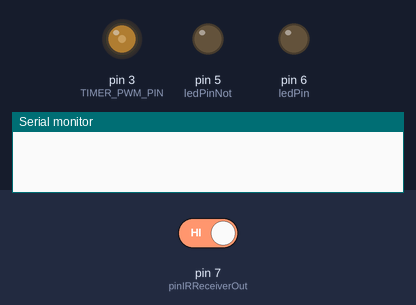
The sketch below on a simulated Arduino Uno, built with avr-gcc and run on an emulated ATmega328P. On the bench: output pins drawn as LEDs (lit = HIGH), the last lines printed to the serial monitor. The inputs (shaded band) are chosen by the test bench; at power-on: pin 7 (pinIRReceiverOut) HIGH.

Above: at 0.1 s.
At 6.2 s:
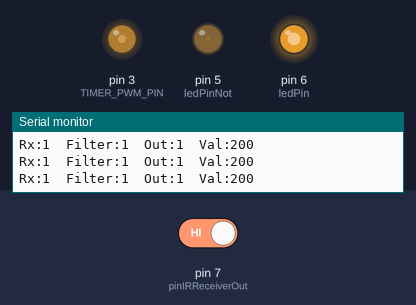
6.3 s: pin 7 (pinIRReceiverOut) driven LOW
At 7.5 s:
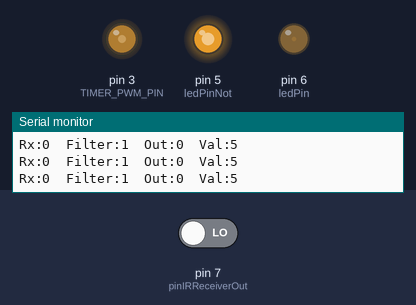
Timing chart, 0 to 9.3 s (numbered marks = the images above; inputs shaded):
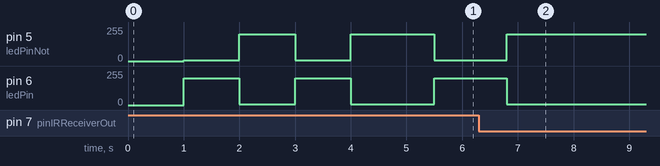

Measured:
- after the input at 6.3 s, pin 5 (ledPinNot): 5/255 → 200/255 after 0.50 s; pin 6 (ledPin): 200/255 → 5/255 after 0.50 s

The sketch:

juegosLuces.ino
```cpp
/*
bla.
 */

#define DEBUG            1

#define LOOP_MS          5 // ms
#define LOOP_PRINT       50 // print once every LOOP_PRINT*LOOP_MS ms.

#define ON               200  // max led value when turned on
#define OFF              5    // min led value when turned off
#define STEP             2    // dimmer inc step size

// After FADE_OUT_SAMPLES at the setpoint, will turn the output off.
#define FADE_OUT         0    // enable(1)/disable(0)
#define FADE_OUT_SAMPLES 100  // samples before fading out

//// Input filter
// Will wait for FILTER_SAMPLES stable successive samples before
// changing the output.
// Set to 0 to disable filter.
#define FILTER_SAMPLES 3

#define min(a,b)        (a<b?a:b)
#define max(a,b)        (a>b?a:b)
#define lim(a,low,high) min(max(a,low), high)
#define setpoint(s)     (s?ON:OFF)
#define steady(cnt)     (cnt==FADE_OUT_SAMPLES)
#define filter_ok(cnt)  (cnt==FILTER_SAMPLES)

// Set up 38kHz IR TX on pin 3
#define IR_KHZ               56
#define TIMER_PWM_PIN        3
#define TIMER_ENABLE_PWM     (TCCR2A |= _BV(COM2B1))
#define TIMER_DISABLE_INTR   (TIMSK2 = 0)
void enableIrTransmitters(int khz) {
		// Disable the timer 2 Interrupt (which is used for receiving IR)
		TIMER_DISABLE_INTR;

		pinMode(TIMER_PWM_PIN, OUTPUT);

		// When not sending PWM, we want it low
		digitalWrite(TIMER_PWM_PIN, LOW);

		// The modulation frequency is F_CPU / 2 / OCR2A (output compare register 2A)
		const uint8_t pwm_val = F_CPU / 2000 / IR_KHZ;

		TCCR2A = _BV(WGM20);
		TCCR2B = _BV(WGM22) | _BV(CS20);
		OCR2A  = pwm_val;
		OCR2B  = pwm_val / 3;

		// Enable PWM output on pin 3HIGH
		TIMER_ENABLE_PWM;
}

int ledPin = 6;           // LED connected to this pin
int ledPinNot = 5;        // LED connected to this pin
// IR receiver
int pinIRReceiverOut = 7; // IR receiver - Output

void setup()  {
		//// Setup IR receiver
		// Read RX output
		pinMode(pinIRReceiverOut, INPUT);

		//// Notification LED
		analogWrite(ledPin, 0);

		//// Setup IR emitter (@38kHz)
		enableIrTransmitters(IR_KHZ);

		//// Setup serial monitor
		Serial.begin(115200);

		delay(1000);

		//// signal init
		for(int i=0; i<2; i++) {
				analogWrite(ledPin, ON);
				analogWrite(ledPinNot, OFF);
				delay(1000);
				analogWrite(ledPin, OFF);
				analogWrite(ledPinNot, ON);
				delay(1000);
		}
}

int rx_ = -1;
int cnt_filter = 0;
int cnt_print  = 0;
int cnt_steady = 0;
int val = OFF;
int val_not = OFF;
int out = 0;
int dly_ok = 1;

void loop()  {
		int
				t_in  = millis(),
				t_out = 0,
				t_dly = 0;

		int rx = digitalRead(pinIRReceiverOut);

		// Noise filter
		// Will change output only after FILTER_SAMPLES stable samples.
		if (rx != rx_) {
				// start counter again.
				cnt_filter = 0;
		}
		else {
				cnt_filter = min(cnt_filter++, FILTER_SAMPLES);
				if(filter_ok(cnt_filter)) {
						if(out != rx) {
								cnt_steady = 0;
						}
						out  = rx;
				}
		}

		// Dimm to setpoint
		int to_add = 0;
		if(val == (out?ON:OFF) || steady(cnt_steady)) {
				// setpoint has been reached
				cnt_steady = min(cnt_steady++, FADE_OUT_SAMPLES);
				if(FADE_OUT && steady(cnt_steady)) {
						// turn off led, nothing is happening.
						to_add = -STEP;
				}
		}
		else {
				// output is not yet at the setpoint
				to_add = out?STEP:-STEP;
				cnt_steady = 0;
		}
		val = lim(val+to_add, OFF, ON);
		analogWrite(ledPin, val);
		val_not = lim(ON + OFF - val, OFF, ON);
		analogWrite(ledPinNot, val_not);

		if(DEBUG && cnt_print++ > LOOP_PRINT) {
				Serial.print("Rx:");Serial.print(rx);
				Serial.print("\tFilter:");Serial.print(filter_ok(cnt_filter));
				Serial.print("\tOut:");Serial.print(out);
				Serial.print("\tVal:");Serial.print(val);
				if(FADE_OUT) {
						Serial.print("\tSteady:");Serial.print(steady(cnt_steady));
						Serial.print("\tFadeOut:");Serial.print(FADE_OUT_SAMPLES - cnt_steady);
				}
				Serial.println("");
				cnt_print = 0;
		}

		// Update for next loop
		rx_ = rx;

		// Calculate wait time for loop of LOOP_MS ms.
		t_out = millis();
		t_dly = LOOP_MS - (t_out - t_in);
		if (t_dly > 0) {
				if (!dly_ok){
						Serial.println("DELAY OK");
						dly_ok = 1;
				}
				delay(t_dly);
		}
		else {
				if (dly_ok) {
						Serial.print("ERROR - DELAY:");
						Serial.println(t_out-t_in);
						dly_ok = 0;
				}
		}
}
```
